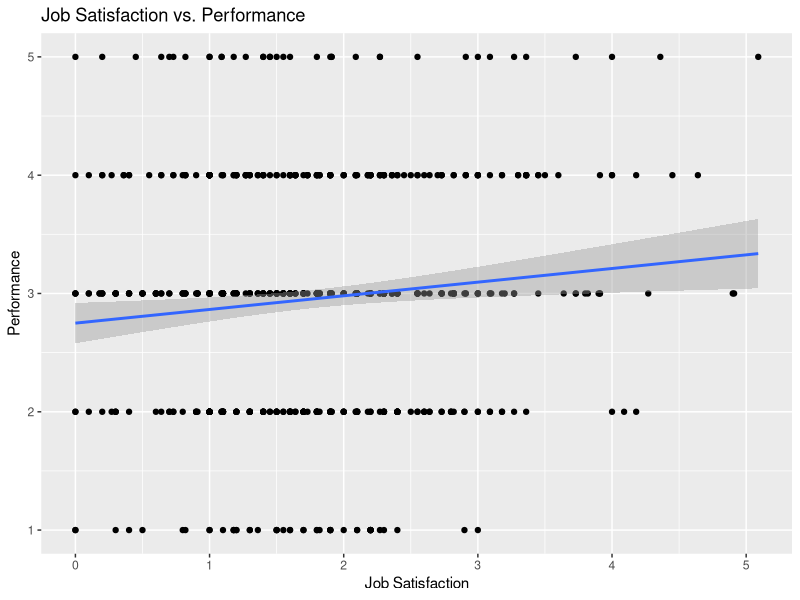
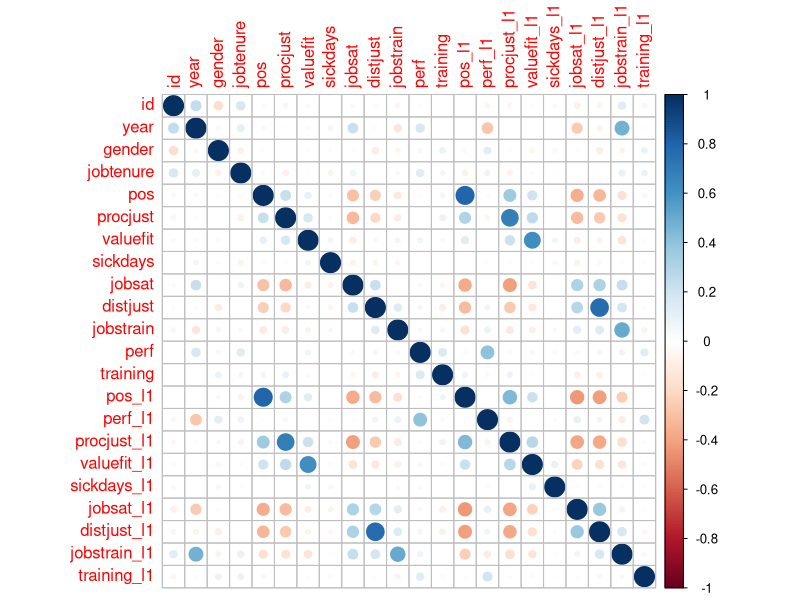

R code for these plots, in order: (Note: this script raises an error after producing the figures.)
install.packages('plm')

library('plm')

data <- read.csv('performance_2014t2016.csv')


# Run a fixed effects model
model_fe <- plm(perf_l1 ~ 
                  procjust_l1+valuefit_l1+sickdays_l1+jobsat_l1+distjust_l1+jobstrain_l1+training_l1, data = data, model = "within")

model_re <- plm(perf_l1 ~ 
                  procjust_l1+valuefit_l1+sickdays_l1+jobsat_l1+distjust_l1+jobstrain_l1+training_l1, data = data, model = "random")

summary(model_fe)
summary(model_re)


# You might want to compare these models or choose based on a Hausman test
test_hausman <- phtest(model_fe, model_re)
print(test_hausman)








###########
# A more comprehensive approach: 

# Install and load necessary packages
if (!require("plm")) install.packages("plm", dependencies=TRUE)
library(plm)

if (!require("dplyr")) install.packages("dplyr", dependencies=TRUE)
library(dplyr)

if (!require("ggplot2")) install.packages("ggplot2", dependencies=TRUE)
library(ggplot2)

# Data loading
data <- read.csv('performance_2014t2016.csv')

# Data preprocessing
# Checking for missing values and removing or imputing them
data <- na.omit(data)

# Exploratory Data Analysis (EDA)
# Summary statistics
summary(data)

# Visualizing relationships between variables
ggplot(data, aes(x = jobsat_l1, y = perf_l1)) + 
  geom_point() + 
  geom_smooth(method = 'lm') + 
  labs(title = "Job Satisfaction vs. Performance", x = "Job Satisfaction", y = "Performance")

# Correlation matrix plot
correlations <- cor(data[sapply(data, is.numeric)])
library(corrplot)
corrplot(correlations, method = "circle")

# Model Building
# Fixed Effects Model
model_fe <- plm(perf_l1 ~ procjust_l1 + valuefit_l1 + sickdays_l1 + jobsat_l1 + distjust_l1 + jobstrain_l1 + training_l1, 
                data = data, model = "within")

# Random Effects Model
model_re <- plm(perf_l1 ~ procjust_l1 + valuefit_l1 + sickdays_l1 + jobsat_l1 + distjust_l1 + jobstrain_l1 + training_l1, 
                data = data, model = "random")

# Model Comparison
# Summary of models
summary(model_fe)
summary(model_re)

# Hausman Test for model selection
test_hausman <- phtest(model_fe, model_re)
print(test_hausman)

# Model Diagnostics
# Checking for multicollinearity
library(car)
vif(model_fe)
vif(model_re)

# Residual diagnostics for fixed effects model
plot(residuals(model_fe), type = "l", main = "Residual Plot for Fixed Effects Model")

# Saving the output
write.csv(summary(model_fe), "fixed_effects_model_summary.csv")
write.csv(summary(model_re), "random_effects_model_summary.csv")
